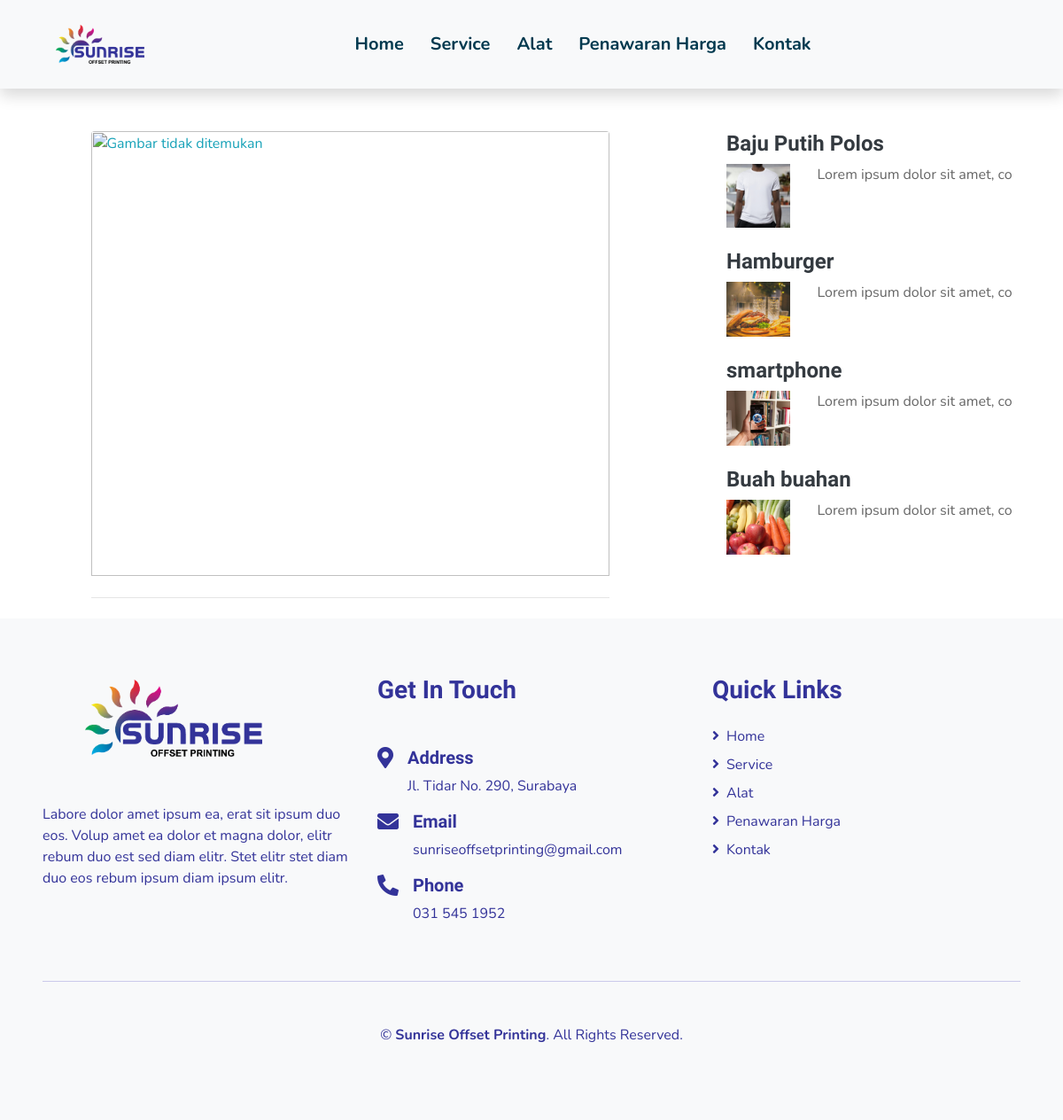
/produk.php, run on the app's committed database.
### tables this page shows
CREATE TABLE `produk` (
  `id_produk` int(11) NOT NULL,
  `kode_produk` char(10) NOT NULL,
  `judul_produk` varchar(100) NOT NULL,
  `deskripsi` text NOT NULL,
  `gambar` varchar(100) NOT NULL DEFAULT 'gambar_default.png',
  `tanggal` datetime NOT NULL,
  `status` int(11) NOT NULL,
  `id_pengguna` int(11) NOT NULL
);

### produk.php (the view, shortened to what this page needs)
    <link
      href="https://cdnjs.cloudflare.com/ajax/libs/font-awesome/5.10.0/css/all.min.css"
      rel="stylesheet"
    />
    <link href="lib/flaticon/font/flaticon.css" rel="stylesheet" />
    <link href="lib/owlcarousel/assets/owl.carousel.min.css" rel="stylesheet" />
    <link href="lib/lightbox/css/lightbox.min.css" rel="stylesheet" />
    <link href="css/style.css" rel="stylesheet" />
    <?php
    function input($data) {
        $data = trim($data);
        $data = stripslashes($data);
        $data = htmlspecialchars($data);
        return $data;
    }
    include 'config/database.php';
    $id_produk=input($_GET['id']);
    $query = mysqli_query ($kon,"select * from produk  where id_produk='".$id_produk."' limit 1");
    $data = mysqli_fetch_assoc($query);
?>
<body>
<div class="container-fluid bg-light  position-relative shadow navbar-brand mb-5">
<nav
        class="navbar navbar-expand-lg bg-light navbar-light py-3 py-lg-0 px-0 px-lg-5"
      >
      <a class="navbar-brand" href="#">
        <img src="assets/img/logo2.png" alt="" width="100" ></a>
        <div
          class="collapse navbar-collapse justify-content-between"
          id="navbarCollapse"
        >
          <div class="navbar-nav font-weight-bold mx-auto py-0">
            <a href="index.php" class="nav-item nav-link">Home</a>
            <a href="service.php" class="nav-item nav-link">Service</a>
            <a href="alat.php" class="nav-item nav-link">Alat</a>
            <a href="penawaran.php" class="nav-item nav-link">Penawaran Harga</a>
            <a href="kontak.php" class="nav-item nav-link">Kontak</a>
          </div>
        </div>
</nav>
</div>
<div class="row">
    <div class="col-lg-6 mx-auto">
        <div class="thumbnail">
        <a href="produk.php?=<?php echo $data['id_produk'];?>"><img src="assets/img/produk/<?php echo $data['gambar'];?>" width="100%"  class="card-img-top mb-2" alt="Gambar tidak ditemukan"></a>
            <div class="caption text-center">
                <hr>
            </div>
        </div>
    </div>
    <div class="col-lg-4">
        <div class="row">
            <?php
                include 'config/database.php';
                $sql="select * from produk where status=1 order by id_produk desc";
                $hasil=mysqli_query($kon,$sql);
                while ($data = mysqli_fetch_array($hasil)):
            ?>
            <div class="col-sm-12">
                <div class="caption">
                    <h4><a class="text-dark" href="produk.php?halaman=produk&id=<?php echo $data['id_produk'];?>"><?php echo $data['judul_produk'];?></a></h4>
                    <div class="row">
                        <div class="col-lg-3">
                            <img src="assets/img/produk/<?php echo $data['gambar'];?>"  width="100%" alt="Gambar tidak ditemukan" >
                        </div>
                        <div class="col-sm-9">
                            <?php
                                $ambil=$data["deskripsi"];
                                $panjang = strip_tags(html_entity_decode($ambil,ENT_QUOTES,"ISO-8859-1"));
                                echo substr($panjang, 0, 30);
                            ?>
                        </div>
                    </div>
                    <br>
                </div>
            </div>
            <?php endwhile; ?>
        </div>
    </div>
</div>
     <div
      class="container-fluid bg-light text-white mt-5 py-5 px-sm-3 px-md-5"
    >
      <div class="row pt-3">
        <div class="col-lg-4 mb-5">
          <a class="navbar-brand px-md-5 mb-5" href="#">
            <img src="assets/img/logo2.png" alt="" width="200" ></a>
          <p>
            Labore dolor amet ipsum ea, erat sit ipsum duo eos. Volup amet ea
            dolor et magna dolor, elitr rebum duo est sed diam elitr. Stet elitr
            stet diam duo eos rebum ipsum diam ipsum elitr.
          </p>
        </div>
        <div class="col-lg-4 mb-5 ">
          <h3 class="text-primary mb-5">Get In Touch</h3>
          <div class="d-flex">
            <h4 class="fa fa-map-marker-alt text-primary"></h4>
            <div class="pl-3">
              <h5 class="text-white">Address</h5>
              <p>Jl. Tidar No. 290, Surabaya</p>
            </div>
          </div>
          <div class="d-flex">
            <h4 class="fa fa-envelope text-primary"></h4>
            <div class="pl-3">
              <h5 class="text-white">Email</h5>
              <p>sunriseoffsetprinting@gmail.com</p>
            </div>
          </div>
          <div class="d-flex">
            <h4 class="fa fa-phone-alt text-primary"></h4>
            <div class="pl-3">
              <h5 class="text-white">Phone</h5>
              <p>031 545 1952</p>
            </div>
          </div>
        </div>
        <div class="col-lg-4 mb-5">
          <h3 class="text-primary mb-4">Quick Links</h3>
          <div class="d-flex flex-column justify-content-start">
            <a class="text-white mb-2" href="#"
              ><i class="fa fa-angle-right mr-2"></i>Home</a
            >
            <a class="text-white mb-2" href="#"
              ><i class="fa fa-angle-right mr-2"></i>Service</a
            >
            <a class="text-white mb-2" href="#"
              ><i class="fa fa-angle-right mr-2"></i>Alat</a
            >
            <a class="text-white mb-2" href="#"
              ><i class="fa fa-angle-right mr-2"></i>Penawaran Harga</a
            >
            <a class="text-white mb-2" href="#"
              ><i class="fa fa-angle-right mr-2"></i>Kontak</a
            >
          </div>
        </div>
      </div>
      <div
        class="container-fluid pt-5"
        style="border-top: 1px solid rgba(21, 19, 168, 0.2) ;"
      >
        <p class="text-center text-white">
          &copy;
          <a class="text-primary font-weight-bold" href="#">Sunrise Offset Printing</a>.
          All Rights Reserved.
        </p>
      </div>
    </div>
</body>

### data on the page
produk: judul_produk "Baju Putih Polos", gambar (picture), deskripsi "Lorem ipsum dolor sit amet, co"
produk: judul_produk "Hamburger", gambar (picture), deskripsi "Lorem ipsum dolor sit amet, co"
produk: judul_produk "smartphone", gambar (picture), deskripsi "Lorem ipsum dolor sit amet, co"
produk: judul_produk "Buah buahan", gambar (picture), deskripsi "Lorem ipsum dolor sit amet, co"
